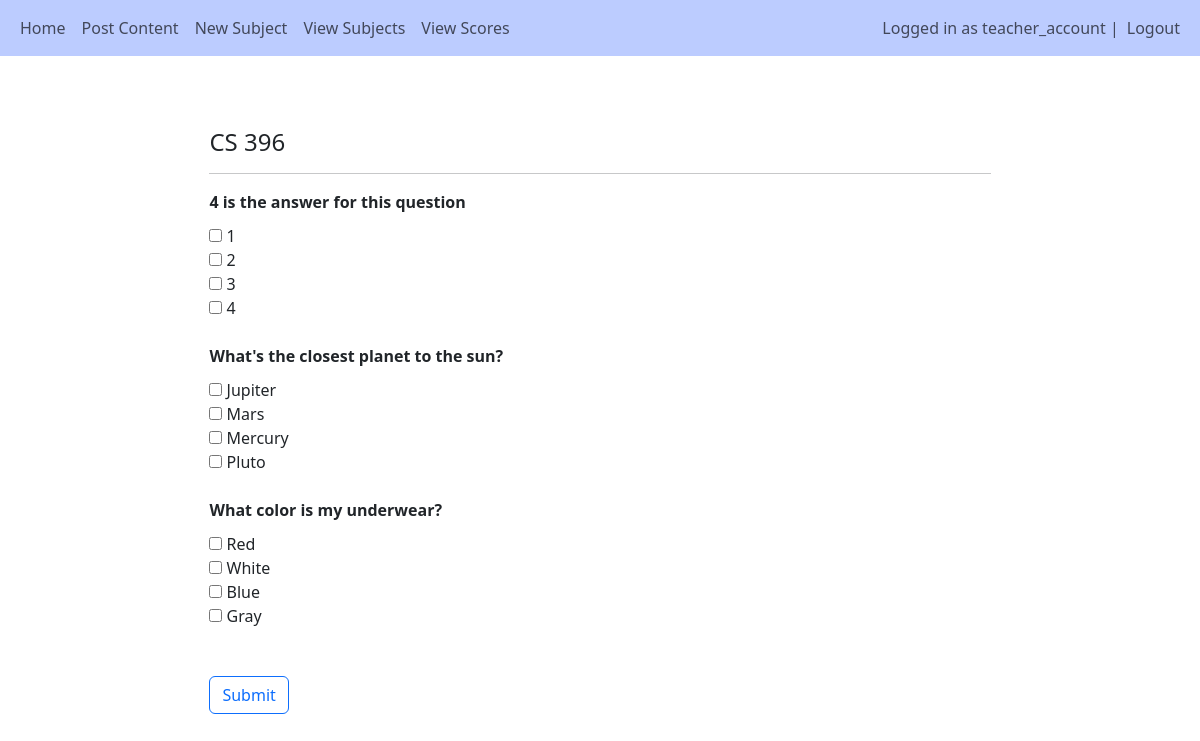
/home/take_subject_detail/1 (signed in), run on an earlier commit of the app's database.
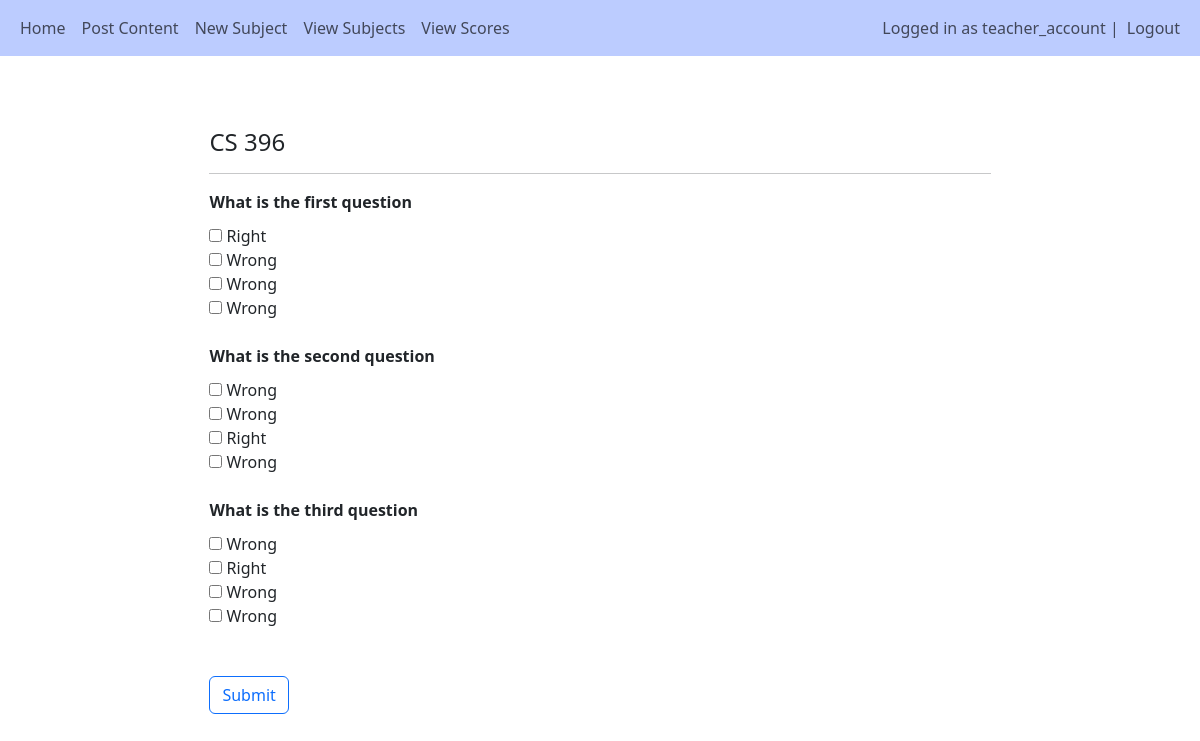
And on a later commit of the database.
### main/models.py (models this page shows, shortened)
class Question(models.Model):
    subject = models.ForeignKey(Subject, related_name="questions", on_delete=models.CASCADE)
    text = models.CharField('Question', max_length=255, blank=True)

class Answer(models.Model):
    question = models.ForeignKey(Question, related_name="answers", on_delete=models.CASCADE)
    text = models.CharField(max_length=255, null=True, blank=True)
    is_correct = models.BooleanField(null=True, blank=True)

### main/views.py (the view, shortened to what this page needs)
# urls.py: path('take_subject_detail/<int:pk>', views.take_subject_detail, name="take_subject_detail"),
@login_required(login_url="/login")
def take_subject_detail(request, pk):
    subject = Subject.objects.get(id=pk)
    current_attempts = Attempt.objects.filter(student=request.user, subject=subject).count()
    if (current_attempts >= subject.max_attempts):
        return redirect('/content/')
    correct = 0
    incorrect = 0
    total = 0
    return render(request, 'main/subject/take_subject_detail.html', {"subject":subject})

### main/templates/main/subject/take_subject_detail.html (shortened to what this page needs)
{% extends 'main/base.html'%}
{% load crispy_forms_tags %}
{% block content %}
<div style="width:70%; margin:auto">
  <br><br>
  <h4>{{subject.title}}</h4>
  <hr>
      <form method='POST'>
          {% for question in subject.questions.all %}
            <div class="form-group">
              <label style="font-weight:bold; margin-bottom:10px">{{question.text}}</label><br>
                {% for answer in question.answers.all %}
                <input type="checkbox" id="{{answer.id}}" value="{{answer.is_correct}}" name="{{answer.pk}}">
                <label for="{{answer.id}}">{{answer.text}}</label><br>
                {% endfor %}<br>
            </div>
          {% endfor %}<br>
          <button type="sumbit" class="btn btn-outline-primary">Submit</button><br><br>
      </form>
</div>
{% endblock %}

What changed in the data, as far as the page shows it:
changed Question: text "4 is the answer for this question" → "What is the first question"
changed Answer (number 1 of 12 on the later page): text "1" → "Right"
changed Answer (number 2 of 12 on the later page): text "2" → "Wrong"
changed Answer (number 3 of 12 on the later page): text "3" → "Wrong"
changed Answer (number 4 of 12 on the later page): text "4" → "Wrong"
changed Question: text "What's the closest planet to the sun?" → "What is the second question"
changed Answer (number 5 of 12 on the later page): text "Jupiter" → "Wrong"
changed Answer (number 6 of 12 on the later page): text "Mars" → "Wrong"
changed Answer (number 7 of 12 on the later page): text "Mercury" → "Right"
changed Answer (number 8 of 12 on the later page): text "Pluto" → "Wrong"
changed Question: text "What color is my underwear?" → "What is the third question"
changed Answer (number 9 of 12 on the later page): text "Red" → "Wrong"
changed Answer (number 10 of 12 on the later page): text "White" → "Right"
changed Answer (number 11 of 12 on the later page): text "Blue" → "Wrong"
changed Answer (number 12 of 12 on the later page): text "Gray" → "Wrong"
